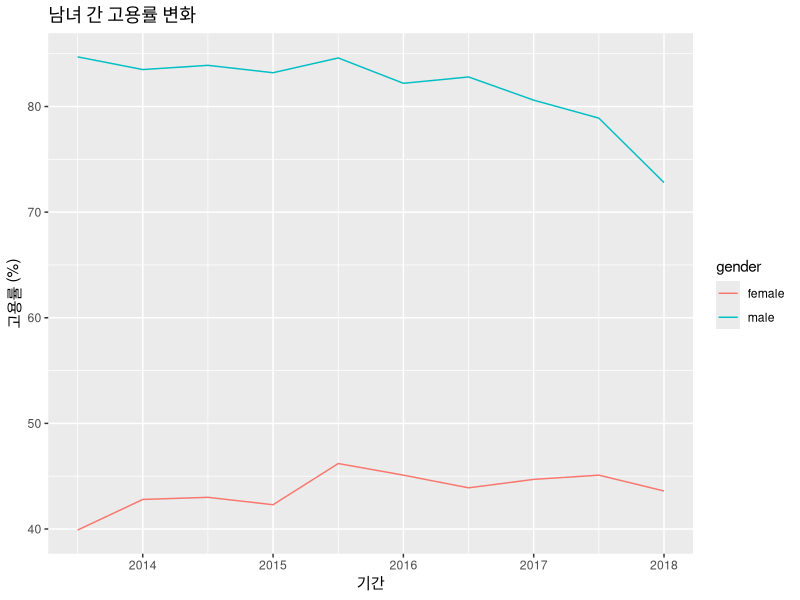

Write the R code that produced this figure.
library(tidyverse)
library(readxl)

economy_population <- read_excel("population/economic_population.xlsx")

economy_population %>% 
  gather(gender, value, `male`:`female`) %>% 
  filter(category == "고용률 (%)") %>% 
  ggplot() +
  geom_line(aes(season, value, color = gender)) +
  labs(x = "기간", y = "고용률 (%)", title = "남녀 간 고용률 변화")
